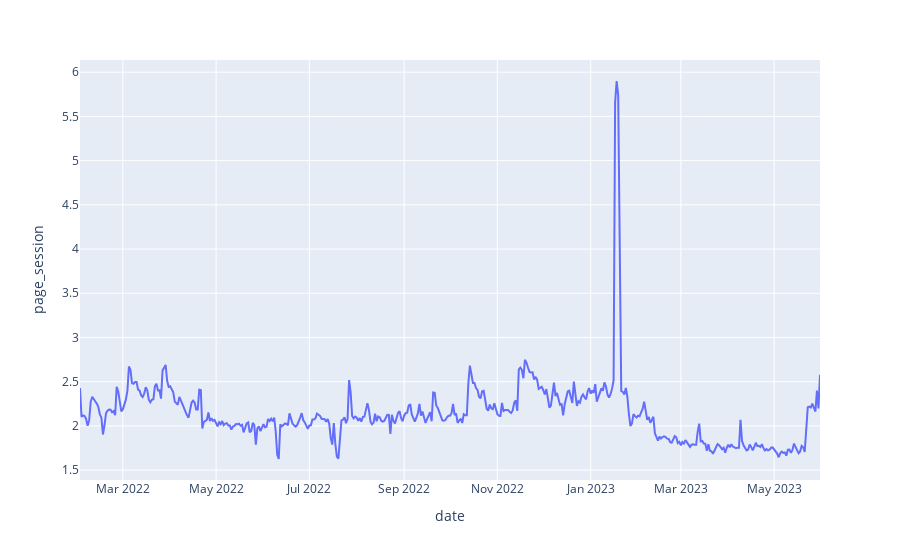

Here is the notebook cell this chart was saved with:
### Code cell
# grammys graph
grammys_graph=px.line(grammys, x='date', y='page_session')
grammys_graph

### Figure 1 — Plotly figure (JSON) as saved in the notebook; plotly's stock layout.template omitted (floating-point values rounded to 4 significant figures; data arrays with more than 128 entries replaced by an {"elided": "..."} marker saying what was removed)
{"data": [{"hovertemplate": "date=%{x}<br>page_session=%{y}<extra></extra>", "legendgroup": "", "line": {"color": "#636efa", "dash": "solid"}, "marker": {"symbol": "circle"}, "mode": "lines", "name": "", "orientation": "v", "showlegend": false, "type": "scatter", "x": {"elided": "485 str values"}, "xaxis": "x", "y": {"elided": "485 float values"}, "yaxis": "y"}], "layout": {"autosize": true, "legend": {"tracegroupgap": 0}, "margin": {"t": 60}, "xaxis": {"anchor": "y", "autorange": true, "domain": [0, 1], "range": ["2022-02-01", "2023-05-31"], "title": {"text": "date"}, "type": "date"}, "yaxis": {"anchor": "x", "autorange": true, "domain": [0, 1], "range": [1.388, 6.138], "title": {"text": "page_session"}, "type": "linear"}}}
